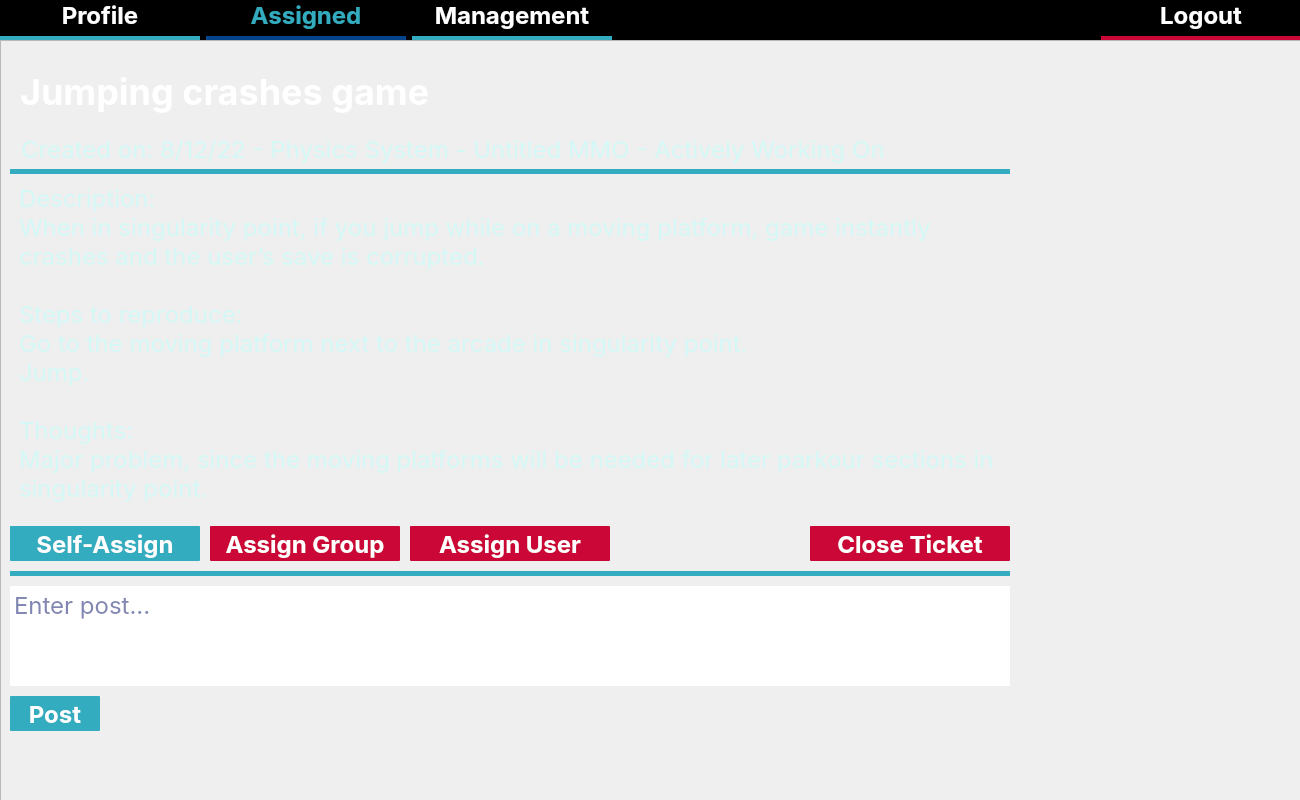
<?xml version="1.0" encoding="UTF-8"?>
<ui version="4.0">
 <class>Ticket</class>
 <widget class="QWidget" name="Ticket">
  <property name="geometry">
   <rect>
    <x>0</x>
    <y>0</y>
    <width>1300</width>
    <height>800</height>
   </rect>
  </property>
  <property name="minimumSize">
   <size>
    <width>1300</width>
    <height>800</height>
   </size>
  </property>
  <property name="maximumSize">
   <size>
    <width>1300</width>
    <height>800</height>
   </size>
  </property>
  <property name="windowTitle">
   <string>Form</string>
  </property>
  <widget class="QPushButton" name="backgroundGradient">
   <property name="enabled">
    <bool>false</bool>
   </property>
   <property name="geometry">
    <rect>
     <x>-10</x>
     <y>20</y>
     <width>1351</width>
     <height>811</height>
    </rect>
   </property>
   <property name="styleSheet">
    <string notr="true">background-color: qlineargradient(spread:pad, x0:1, y2:1, x2:0, y2:1, stop:0 rgba(1, 15, 17, 255), stop:1 rgba(4, 15, 101, 255))</string>
   </property>
   <property name="text">
    <string/>
   </property>
   <property name="flat">
    <bool>false</bool>
   </property>
  </widget>
  <widget class="QWidget" name="layoutWidget">
   <property name="geometry">
    <rect>
     <x>0</x>
     <y>0</y>
     <width>1301</width>
     <height>42</height>
    </rect>
   </property>
   <layout class="QHBoxLayout" name="horizontalLayout">
    <property name="sizeConstraint">
     <enum>QLayout::SetNoConstraint</enum>
    </property>
    <property name="leftMargin">
     <number>0</number>
    </property>
    <property name="rightMargin">
     <number>0</number>
    </property>
    <item>
     <layout class="QVBoxLayout" name="NavButton">
      <property name="sizeConstraint">
       <enum>QLayout::SetMaximumSize</enum>
      </property>
      <item>
       <widget class="QPushButton" name="profileButton">
        <property name="styleSheet">
         <string notr="true">font-size: 24px;font-family: Inter;color: rgb(255, 255, 255); font-weight:bold; border:none;</string>
        </property>
        <property name="text">
         <string>Profile</string>
        </property>
       </widget>
      </item>
      <item>
       <widget class="Line" name="line">
        <property name="enabled">
         <bool>true</bool>
        </property>
        <property name="minimumSize">
         <size>
          <width>200</width>
          <height>5</height>
         </size>
        </property>
        <property name="styleSheet">
         <string notr="true">color:#32ACBE;</string>
        </property>
        <property name="frameShadow">
         <enum>QFrame::Plain</enum>
        </property>
        <property name="lineWidth">
         <number>15</number>
        </property>
        <property name="midLineWidth">
         <number>6</number>
        </property>
        <property name="orientation">
         <enum>Qt::Horizontal</enum>
        </property>
       </widget>
      </item>
     </layout>
    </item>
    <item>
     <layout class="QVBoxLayout" name="NavButton_6">
      <property name="sizeConstraint">
       <enum>QLayout::SetMaximumSize</enum>
      </property>
      <item>
       <widget class="QPushButton" name="assignButton">
        <property name="styleSheet">
         <string notr="true">font-size: 24px;font-family: Inter;color: #32ACBE; font-weight:bold; border:none;</string>
        </property>
        <property name="text">
         <string>Assigned</string>
        </property>
       </widget>
      </item>
      <item>
       <widget class="Line" name="line_7">
        <property name="enabled">
         <bool>true</bool>
        </property>
        <property name="minimumSize">
         <size>
          <width>200</width>
          <height>5</height>
         </size>
        </property>
        <property name="styleSheet">
         <string notr="true">color:#05448A;</string>
        </property>
        <property name="frameShadow">
         <enum>QFrame::Plain</enum>
        </property>
        <property name="lineWidth">
         <number>15</number>
        </property>
        <property name="midLineWidth">
         <number>6</number>
        </property>
        <property name="orientation">
         <enum>Qt::Horizontal</enum>
        </property>
       </widget>
      </item>
     </layout>
    </item>
    <item>
     <layout class="QVBoxLayout" name="NavButton_7">
      <property name="sizeConstraint">
       <enum>QLayout::SetMaximumSize</enum>
      </property>
      <item>
       <widget class="QPushButton" name="managementButton">
        <property name="styleSheet">
         <string notr="true">font-size: 24px;font-family: Inter;color: rgb(255, 255, 255); font-weight:bold; border:none;</string>
        </property>
        <property name="text">
         <string>Management</string>
        </property>
       </widget>
      </item>
      <item>
       <widget class="Line" name="line_8">
        <property name="enabled">
         <bool>true</bool>
        </property>
        <property name="minimumSize">
         <size>
          <width>200</width>
          <height>5</height>
         </size>
        </property>
        <property name="styleSheet">
         <string notr="true">color:#32ACBE;</string>
        </property>
        <property name="frameShadow">
         <enum>QFrame::Plain</enum>
        </property>
        <property name="lineWidth">
         <number>15</number>
        </property>
        <property name="midLineWidth">
         <number>6</number>
        </property>
        <property name="orientation">
         <enum>Qt::Horizontal</enum>
        </property>
       </widget>
      </item>
     </layout>
    </item>
    <item>
     <spacer name="horizontalSpacer">
      <property name="orientation">
       <enum>Qt::Horizontal</enum>
      </property>
      <property name="sizeType">
       <enum>QSizePolicy::MinimumExpanding</enum>
      </property>
      <property name="sizeHint" stdset="0">
       <size>
        <width>40</width>
        <height>20</height>
       </size>
      </property>
     </spacer>
    </item>
    <item>
     <layout class="QVBoxLayout" name="NavButton_8">
      <property name="sizeConstraint">
       <enum>QLayout::SetMaximumSize</enum>
      </property>
      <item>
       <widget class="QPushButton" name="logoutButton">
        <property name="styleSheet">
         <string notr="true">font-size: 24px;font-family: Inter;color: rgb(255, 255, 255); font-weight:bold; border:none;</string>
        </property>
        <property name="text">
         <string>Logout</string>
        </property>
       </widget>
      </item>
      <item>
       <widget class="Line" name="line_9">
        <property name="enabled">
         <bool>true</bool>
        </property>
        <property name="minimumSize">
         <size>
          <width>200</width>
          <height>5</height>
         </size>
        </property>
        <property name="styleSheet">
         <string notr="true">color:#CA0736;</string>
        </property>
        <property name="frameShadow">
         <enum>QFrame::Plain</enum>
        </property>
        <property name="lineWidth">
         <number>15</number>
        </property>
        <property name="midLineWidth">
         <number>6</number>
        </property>
        <property name="orientation">
         <enum>Qt::Horizontal</enum>
        </property>
       </widget>
      </item>
     </layout>
    </item>
   </layout>
  </widget>
  <widget class="Line" name="navBackground">
   <property name="enabled">
    <bool>true</bool>
   </property>
   <property name="geometry">
    <rect>
     <x>0</x>
     <y>0</y>
     <width>1301</width>
     <height>40</height>
    </rect>
   </property>
   <property name="minimumSize">
    <size>
     <width>0</width>
     <height>40</height>
    </size>
   </property>
   <property name="styleSheet">
    <string notr="true">background-color:#010511;</string>
   </property>
   <property name="frameShadow">
    <enum>QFrame::Plain</enum>
   </property>
   <property name="lineWidth">
    <number>500</number>
   </property>
   <property name="orientation">
    <enum>Qt::Horizontal</enum>
   </property>
  </widget>
  <widget class="QScrollArea" name="assignedItems">
   <property name="geometry">
    <rect>
     <x>0</x>
     <y>40</y>
     <width>1301</width>
     <height>761</height>
    </rect>
   </property>
   <property name="styleSheet">
    <string notr="true">QScrollArea { background: transparent; }
QScrollArea &gt; QWidget &gt; QWidget { background: transparent; }
QScrollArea &gt; QWidget &gt; QScrollBar { background: palette(base); }</string>
   </property>
   <property name="frameShadow">
    <enum>QFrame::Raised</enum>
   </property>
   <property name="lineWidth">
    <number>0</number>
   </property>
   <property name="widgetResizable">
    <bool>true</bool>
   </property>
   <widget class="QWidget" name="assignmentCategories">
    <property name="geometry">
     <rect>
      <x>0</x>
      <y>0</y>
      <width>1299</width>
      <height>759</height>
     </rect>
    </property>
    <layout class="QVBoxLayout" name="verticalLayout_2">
     <item>
      <layout class="QVBoxLayout" name="verticalLayout_3">
       <property name="bottomMargin">
        <number>0</number>
       </property>
       <item>
        <layout class="QHBoxLayout" name="horizontalLayout_3">
         <property name="spacing">
          <number>0</number>
         </property>
         <property name="rightMargin">
          <number>0</number>
         </property>
         <item>
          <layout class="QVBoxLayout" name="verticalLayout_5">
           <property name="spacing">
            <number>0</number>
           </property>
           <item>
            <layout class="QHBoxLayout" name="horizontalLayout_6">
             <property name="spacing">
              <number>6</number>
             </property>
             <property name="bottomMargin">
              <number>10</number>
             </property>
             <item>
              <widget class="QLabel" name="titleText">
               <property name="minimumSize">
                <size>
                 <width>0</width>
                 <height>0</height>
                </size>
               </property>
               <property name="styleSheet">
                <string notr="true">font-size: 36px;font-family: Inter;color: rgb(255, 255, 255); font-weight:bold; border:none; padding-top:20px; padding-bottom:5px;</string>
               </property>
               <property name="text">
                <string>Jumping crashes game</string>
               </property>
              </widget>
             </item>
             <item>
              <widget class="QPushButton" name="priorityButton">
               <property name="maximumSize">
                <size>
                 <width>50</width>
                 <height>16777215</height>
                </size>
               </property>
               <property name="styleSheet">
                <string notr="true">background-color:transparent;</string>
               </property>
               <property name="text">
                <string/>
               </property>
               <property name="icon">
                <iconset resource="Images.qrc">
                 <normaloff>:/Images/Images/unknownIcon.png</normaloff>:/Images/Images/unknownIcon.png</iconset>
               </property>
               <property name="iconSize">
                <size>
                 <width>50</width>
                 <height>50</height>
                </size>
               </property>
               <property name="flat">
                <bool>true</bool>
               </property>
              </widget>
             </item>
            </layout>
           </item>
           <item>
            <widget class="QLabel" name="detailsText">
             <property name="styleSheet">
              <string notr="true">font-size: 24px;font-family: Inter;color: #D4F8F6; font-weight:lighter; padding:5px;</string>
             </property>
             <property name="text">
              <string>Created on: 8/12/22 - Physics System - Untitled MMO - Actively Working On</string>
             </property>
            </widget>
           </item>
           <item>
            <widget class="Line" name="line_2">
             <property name="enabled">
              <bool>true</bool>
             </property>
             <property name="minimumSize">
              <size>
               <width>1000</width>
               <height>5</height>
              </size>
             </property>
             <property name="styleSheet">
              <string notr="true">color:#32ACBE;</string>
             </property>
             <property name="frameShadow">
              <enum>QFrame::Plain</enum>
             </property>
             <property name="lineWidth">
              <number>15</number>
             </property>
             <property name="midLineWidth">
              <number>6</number>
             </property>
             <property name="orientation">
              <enum>Qt::Horizontal</enum>
             </property>
            </widget>
           </item>
           <item>
            <widget class="QTextBrowser" name="descriptionText">
             <property name="sizePolicy">
              <sizepolicy hsizetype="Expanding" vsizetype="Expanding">
               <horstretch>0</horstretch>
               <verstretch>0</verstretch>
              </sizepolicy>
             </property>
             <property name="minimumSize">
              <size>
               <width>0</width>
               <height>300</height>
              </size>
             </property>
             <property name="styleSheet">
              <string notr="true">font-size: 24px;font-family: Inter;color: #D4F8F6; font-weight:lighter; padding:5px; background-color:transparent;</string>
             </property>
             <property name="frameShape">
              <enum>QFrame::NoFrame</enum>
             </property>
             <property name="frameShadow">
              <enum>QFrame::Sunken</enum>
             </property>
             <property name="html">
              <string>&lt;!DOCTYPE HTML PUBLIC &quot;-//W3C//DTD HTML 4.0//EN&quot; &quot;http://www.w3.org/TR/REC-html40/strict.dtd&quot;&gt;
&lt;html&gt;&lt;head&gt;&lt;meta name=&quot;qrichtext&quot; content=&quot;1&quot; /&gt;&lt;meta charset=&quot;utf-8&quot; /&gt;&lt;style type=&quot;text/css&quot;&gt;
p, li { white-space: pre-wrap; }
hr { height: 1px; border-width: 0; }
&lt;/style&gt;&lt;/head&gt;&lt;body style=&quot; font-family:'Inter'; font-size:24px; font-weight:400; font-style:normal;&quot;&gt;
&lt;p style=&quot; margin-top:0px; margin-bottom:0px; margin-left:0px; margin-right:0px; -qt-block-indent:0; text-indent:0px;&quot;&gt;&lt;span style=&quot; font-size:24px;&quot;&gt;Description:&lt;br /&gt;When in singularity point, if you jump while on a moving platform, game instantly crashes and the user’s save is corrupted.&lt;br /&gt;&lt;br /&gt;Steps to reproduce:&lt;br /&gt;Go to the moving platform next to the arcade in singularity point.&lt;br /&gt;Jump.&lt;br /&gt;&lt;br /&gt;Thoughts:&lt;br /&gt;Major problem, since the moving platforms will be needed for later parkour sections in singularity point.&lt;/span&gt;&lt;/p&gt;&lt;/body&gt;&lt;/html&gt;</string>
             </property>
            </widget>
           </item>
           <item>
            <layout class="QHBoxLayout" name="horizontalLayout_2">
             <property name="spacing">
              <number>0</number>
             </property>
             <property name="topMargin">
              <number>10</number>
             </property>
             <property name="bottomMargin">
              <number>10</number>
             </property>
             <item>
              <widget class="QPushButton" name="assignSelfButton">
               <property name="minimumSize">
                <size>
                 <width>200</width>
                 <height>35</height>
                </size>
               </property>
               <property name="maximumSize">
                <size>
                 <width>200</width>
                 <height>16777215</height>
                </size>
               </property>
               <property name="styleSheet">
                <string notr="true">font-size: 24px;font-family: Inter;color: rgb(255, 255, 255); font-weight:bold; border:none; background-color:#32ACBE; border-radius:1px; margin-right:10px;</string>
               </property>
               <property name="text">
                <string>Self-Assign</string>
               </property>
              </widget>
             </item>
             <item>
              <widget class="QPushButton" name="assignGroupButton">
               <property name="minimumSize">
                <size>
                 <width>200</width>
                 <height>35</height>
                </size>
               </property>
               <property name="maximumSize">
                <size>
                 <width>200</width>
                 <height>16777215</height>
                </size>
               </property>
               <property name="styleSheet">
                <string notr="true">font-size: 24px;font-family: Inter;color: rgb(255, 255, 255); font-weight:bold; border:none; background-color:#CA0736; border-radius:1px; margin-right:10px;</string>
               </property>
               <property name="text">
                <string>Assign Group</string>
               </property>
              </widget>
             </item>
             <item>
              <widget class="QPushButton" name="assignUserButton">
               <property name="minimumSize">
                <size>
                 <width>200</width>
                 <height>35</height>
                </size>
               </property>
               <property name="maximumSize">
                <size>
                 <width>200</width>
                 <height>16777215</height>
                </size>
               </property>
               <property name="styleSheet">
                <string notr="true">font-size: 24px;font-family: Inter;color: rgb(255, 255, 255); font-weight:bold; border:none; background-color:#CA0736; border-radius:1px;</string>
               </property>
               <property name="text">
                <string>Assign User</string>
               </property>
              </widget>
             </item>
             <item>
              <spacer name="horizontalSpacer_3">
               <property name="orientation">
                <enum>Qt::Horizontal</enum>
               </property>
               <property name="sizeHint" stdset="0">
                <size>
                 <width>40</width>
                 <height>20</height>
                </size>
               </property>
              </spacer>
             </item>
             <item>
              <widget class="QPushButton" name="archiveButton">
               <property name="minimumSize">
                <size>
                 <width>200</width>
                 <height>35</height>
                </size>
               </property>
               <property name="maximumSize">
                <size>
                 <width>200</width>
                 <height>16777215</height>
                </size>
               </property>
               <property name="styleSheet">
                <string notr="true">font-size: 24px;font-family: Inter;color: rgb(255, 255, 255); font-weight:bold; border:none; background-color:#CA0736; border-radius:1px;</string>
               </property>
               <property name="text">
                <string>Close Ticket</string>
               </property>
               <property name="checkable">
                <bool>true</bool>
               </property>
              </widget>
             </item>
            </layout>
           </item>
           <item>
            <widget class="Line" name="line_3">
             <property name="enabled">
              <bool>true</bool>
             </property>
             <property name="minimumSize">
              <size>
               <width>1000</width>
               <height>5</height>
              </size>
             </property>
             <property name="styleSheet">
              <string notr="true">color:#32ACBE;</string>
             </property>
             <property name="frameShadow">
              <enum>QFrame::Plain</enum>
             </property>
             <property name="lineWidth">
              <number>15</number>
             </property>
             <property name="midLineWidth">
              <number>6</number>
             </property>
             <property name="orientation">
              <enum>Qt::Horizontal</enum>
             </property>
            </widget>
           </item>
           <item>
            <spacer name="verticalSpacer_2">
             <property name="orientation">
              <enum>Qt::Vertical</enum>
             </property>
             <property name="sizeType">
              <enum>QSizePolicy::Minimum</enum>
             </property>
             <property name="sizeHint" stdset="0">
              <size>
               <width>20</width>
               <height>10</height>
              </size>
             </property>
            </spacer>
           </item>
           <item>
            <widget class="QTextEdit" name="postEntryText">
             <property name="sizePolicy">
              <sizepolicy hsizetype="Expanding" vsizetype="Expanding">
               <horstretch>0</horstretch>
               <verstretch>0</verstretch>
              </sizepolicy>
             </property>
             <property name="maximumSize">
              <size>
               <width>16777215</width>
               <height>100</height>
              </size>
             </property>
             <property name="styleSheet">
              <string notr="true">font-size: 24px;font-family: Inter;color: #040F65; font-weight:lighter; background-color:white; border:0px;</string>
             </property>
             <property name="frameShadow">
              <enum>QFrame::Sunken</enum>
             </property>
             <property name="readOnly">
              <bool>false</bool>
             </property>
             <property name="markdown">
              <string/>
             </property>
             <property name="html">
              <string>&lt;!DOCTYPE HTML PUBLIC &quot;-//W3C//DTD HTML 4.0//EN&quot; &quot;http://www.w3.org/TR/REC-html40/strict.dtd&quot;&gt;
&lt;html&gt;&lt;head&gt;&lt;meta name=&quot;qrichtext&quot; content=&quot;1&quot; /&gt;&lt;meta charset=&quot;utf-8&quot; /&gt;&lt;style type=&quot;text/css&quot;&gt;
p, li { white-space: pre-wrap; }
hr { height: 1px; border-width: 0; }
&lt;/style&gt;&lt;/head&gt;&lt;body style=&quot; font-family:'Inter'; font-size:24px; font-weight:400; font-style:normal;&quot;&gt;
&lt;p style=&quot;-qt-paragraph-type:empty; margin-top:0px; margin-bottom:0px; margin-left:0px; margin-right:0px; -qt-block-indent:0; text-indent:0px;&quot;&gt;&lt;br /&gt;&lt;/p&gt;&lt;/body&gt;&lt;/html&gt;</string>
             </property>
             <property name="acceptRichText">
              <bool>false</bool>
             </property>
             <property name="placeholderText">
              <string>Enter post...  </string>
             </property>
            </widget>
           </item>
           <item>
            <layout class="QHBoxLayout" name="horizontalLayout_4">
             <property name="topMargin">
              <number>10</number>
             </property>
             <property name="bottomMargin">
              <number>10</number>
             </property>
             <item>
              <widget class="QPushButton" name="postButton">
               <property name="minimumSize">
                <size>
                 <width>100</width>
                 <height>35</height>
                </size>
               </property>
               <property name="maximumSize">
                <size>
                 <width>100</width>
                 <height>16777215</height>
                </size>
               </property>
               <property name="styleSheet">
                <string notr="true">font-size: 24px;font-family: Inter;color: rgb(255, 255, 255); font-weight:bold; border:none; background-color:#32ACBE; border-radius:1px; margin-right:10px;</string>
               </property>
               <property name="text">
                <string>Post</string>
               </property>
              </widget>
             </item>
             <item>
              <spacer name="horizontalSpacer_4">
               <property name="orientation">
                <enum>Qt::Horizontal</enum>
               </property>
               <property name="sizeHint" stdset="0">
                <size>
                 <width>40</width>
                 <height>20</height>
                </size>
               </property>
              </spacer>
             </item>
            </layout>
           </item>
           <item>
            <layout class="QVBoxLayout" name="posts">
             <property name="bottomMargin">
              <number>10</number>
             </property>
            </layout>
           </item>
           <item>
            <spacer name="verticalSpacer">
             <property name="orientation">
              <enum>Qt::Vertical</enum>
             </property>
             <property name="sizeType">
              <enum>QSizePolicy::Maximum</enum>
             </property>
             <property name="sizeHint" stdset="0">
              <size>
               <width>20</width>
               <height>40</height>
              </size>
             </property>
            </spacer>
           </item>
          </layout>
         </item>
         <item>
          <layout class="QVBoxLayout" name="verticalSpacer_4">
           <property name="spacing">
            <number>10</number>
           </property>
           <property name="rightMargin">
            <number>0</number>
           </property>
           <item>
            <layout class="QVBoxLayout" name="userList"/>
           </item>
           <item>
            <spacer name="verticalSpacer_3">
             <property name="orientation">
              <enum>Qt::Vertical</enum>
             </property>
             <property name="sizeHint" stdset="0">
              <size>
               <width>20</width>
               <height>40</height>
              </size>
             </property>
            </spacer>
           </item>
           <item>
            <spacer name="horizontalSpacer_2">
             <property name="orientation">
              <enum>Qt::Horizontal</enum>
             </property>
             <property name="sizeHint" stdset="0">
              <size>
               <width>40</width>
               <height>20</height>
              </size>
             </property>
            </spacer>
           </item>
          </layout>
         </item>
        </layout>
       </item>
      </layout>
     </item>
    </layout>
   </widget>
  </widget>
  <zorder>backgroundGradient</zorder>
  <zorder>navBackground</zorder>
  <zorder>layoutWidget</zorder>
  <zorder>assignedItems</zorder>
 </widget>
 <resources>
  <include location="Images.qrc"/>
 </resources>
 <connections/>
</ui>
